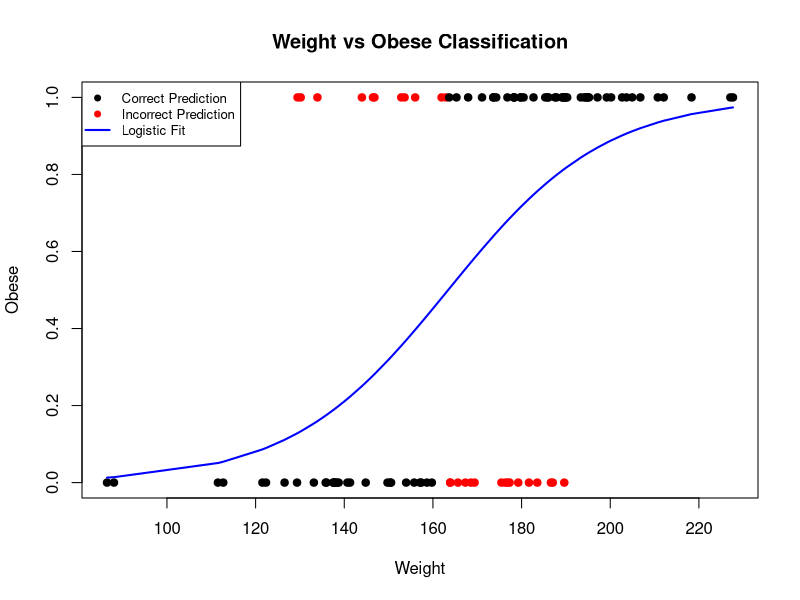
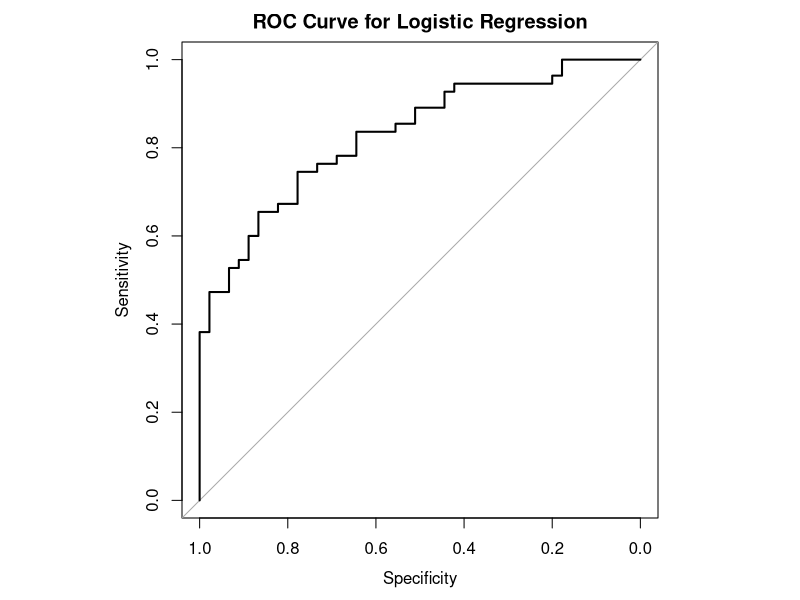
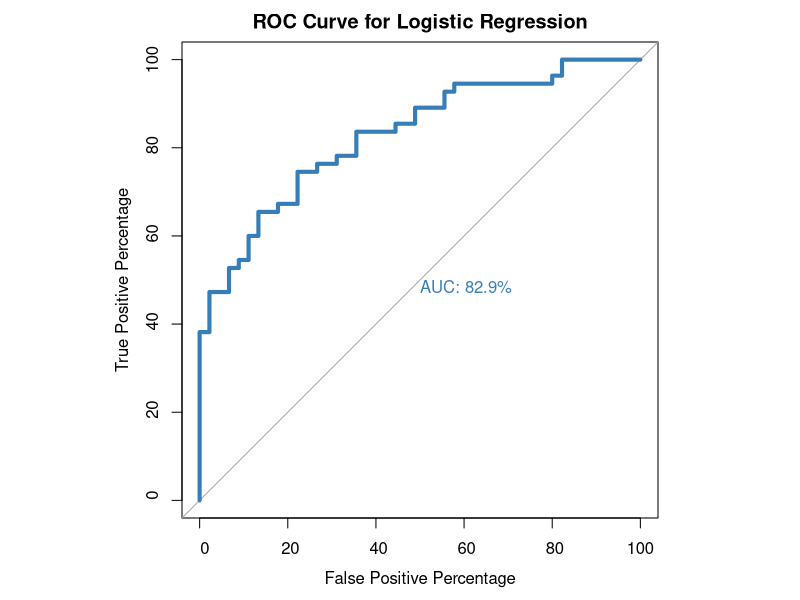
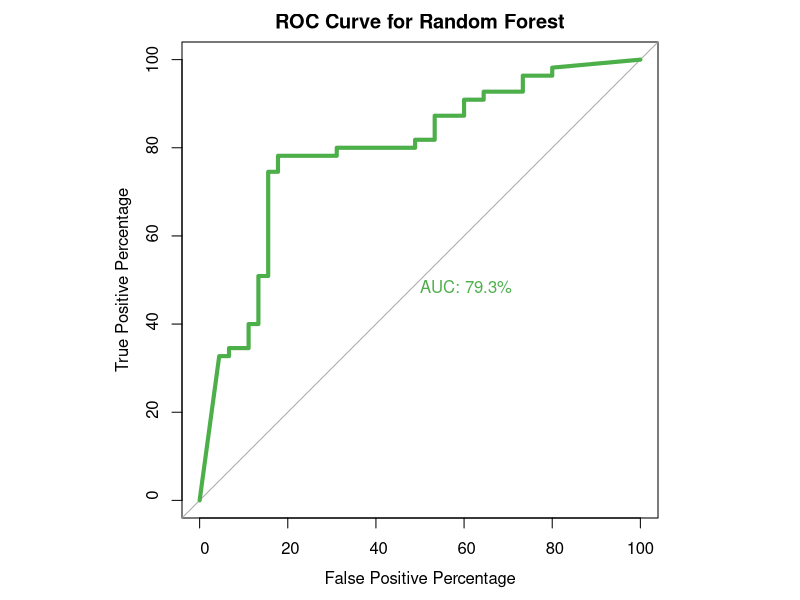
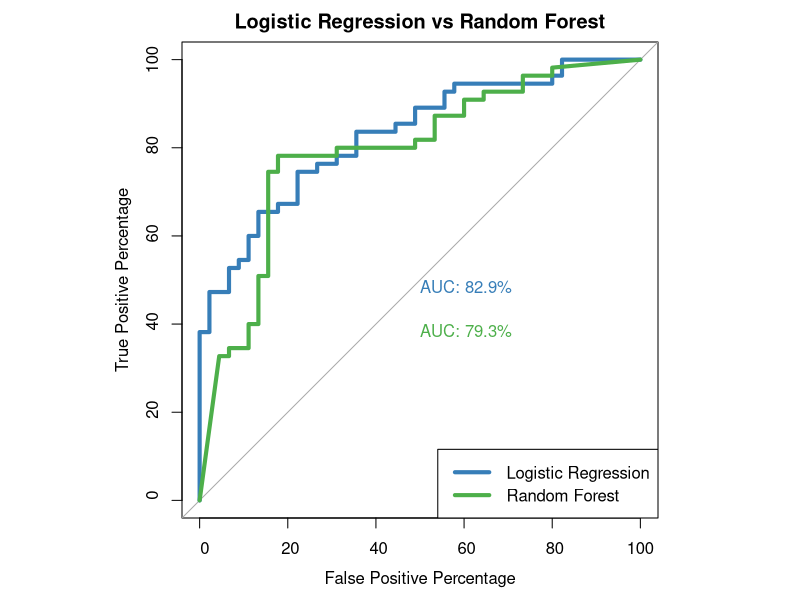

R code for these plots, in order:
# 1. Generate synthetic mouse obesity dataset
# 2. Fit ML models to the dataset
# 3. Plot ROC Curves for the fitted models

# Load necessary libraries
library(pROC)         # For ROC analysis
library(randomForest) # For random forest (install with install.packages("randomForest"))


set.seed(420)


# Generate weight and obesity datasets
num.samples <- 100
weight <- sort(rnorm(n = num.samples, mean = 172, sd = 29))
obese <- ifelse(runif(n = num.samples) < (rank(weight) / num.samples), yes = 1, no = 0)


# Fit a logistic regression model to the data
glm.fit <- glm(obese ~ weight, family = binomial)


# Generate predicted probabilities and classes
predicted_probabilities <- predict(glm.fit, type = "response")
predicted_classes <- ifelse(predicted_probabilities > 0.5, 1, 0)


# Determine correct and incorrect predictions
correct_predictions <- predicted_classes == obese


# Plot the data points with different colors for correct and incorrect predictions
plot(x = weight, y = obese, xlab = "Weight", ylab = "Obese", main = "Weight vs Obese Classification", pch = 19,
     col = ifelse(correct_predictions, "black", "red"))
lines(weight, predicted_probabilities, col = "blue", lwd = 2)


# Add a legend
legend("topleft", legend = c("Correct Prediction", "Incorrect Prediction", "Logistic Fit"),
       col = c("black", "red", "blue"), pch = c(19, 19, NA), lty = c(NA, NA, 1),
       lwd = c(NA, NA, 2), cex = 0.8)


# Print the confusion matrix
confusion_matrix <- table(Predicted = predicted_classes, Actual = obese)
print(confusion_matrix)


# Plot ROC curve with square aspect ratio
par(pty = "s")
roc(obese, predicted_probabilities, plot = TRUE, main='ROC Curve for Logistic Regression')


# Reset aspect ratio to default
# par(pty = "m")


# Plot ROC curve with legacy axes
roc(obese, predicted_probabilities, plot = TRUE, legacy.axes = TRUE, percent = TRUE, 
    xlab = "False Positive Percentage", ylab = "True Positive Percentage", col = "#377eb8", 
    lwd = 4, print.auc = TRUE, main='ROC Curve for Logistic Regression')


# Calculate ROC information
roc_info <- roc(obese, predicted_probabilities, legacy.axes = TRUE)
roc_df <- data.frame(
  tpp = roc_info$sensitivities * 100,
  fpp = (1 - roc_info$specificities) * 100,
  thresholds = roc_info$thresholds
)

head(roc_df)
tail(roc_df)
roc_df[roc_df$tpp > 60 & roc_df$tpp < 80,]


# Now let's fit the data with a random forest
rf.model <- randomForest(factor(obese) ~ weight)


# ROC for random forest
roc(obese, rf.model$votes[, 1], plot = TRUE, legacy.axes = TRUE, 
    percent = TRUE, xlab = "False Positive Percentage", ylab = "True Positive Percentage", 
    col = "#4daf4a", lwd = 4, print.auc = TRUE,
    main='ROC Curve for Random Forest')


# Now layer logistic regression and random forest ROC graphs..
roc(obese, predicted_probabilities, plot = TRUE, legacy.axes = TRUE, percent = TRUE, 
    xlab = "False Positive Percentage", ylab = "True Positive Percentage", col = "#377eb8", 
    lwd = 4, print.auc = TRUE, main='Logistic Regression vs Random Forest')
plot.roc(obese, rf.model$votes[, 1], percent = TRUE, col = "#4daf4a", lwd = 4, print.auc = TRUE, add = TRUE, print.auc.y = 40)
legend("bottomright", legend = c("Logistic Regression", "Random Forest"), col = c("#377eb8", "#4daf4a"), lwd = 4)

